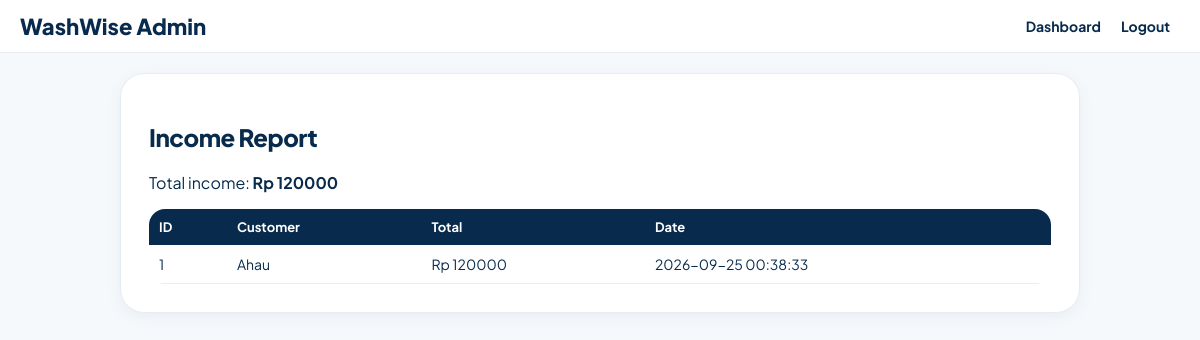
Screenshot of /admin/report.php (signed in) with the database file from the repository.
### tables this page shows
CREATE TABLE `orders` (
  `id` int(11) NOT NULL,
  `user_id` int(11) DEFAULT NULL,
  `service_id` int(11) DEFAULT NULL,
  `weight` float DEFAULT 0,
  `total_price` int(11) DEFAULT 0,
  `service_type` varchar(20) DEFAULT NULL,
  `pickup_date` varchar(20) DEFAULT NULL,
  `pickup_address` text DEFAULT NULL,
  `notes` text DEFAULT NULL,
  `status` varchar(20) DEFAULT 'Waiting',
  `order_date` timestamp NOT NULL DEFAULT current_timestamp()
);

CREATE TABLE `users` (
  `id` int(11) NOT NULL,
  `name` varchar(100) DEFAULT NULL,
  `phone` varchar(20) DEFAULT NULL,
  `address` text DEFAULT NULL,
  `username` varchar(50) DEFAULT NULL,
  `password` varchar(255) DEFAULT NULL,
  `role` varchar(20) DEFAULT 'customer'
);

### admin/report.php (the view, shortened to what this page needs)
<?php include "../config.php";
$q = mysqli_query($conn, "SELECT orders.*, users.name as uname FROM orders JOIN users ON orders.user_id=users.id WHERE status='Delivered' ORDER BY id DESC");
$total = mysqli_fetch_assoc(mysqli_query($conn, "SELECT SUM(total_price) as s FROM orders WHERE status='Delivered'"))["s"];
?>
<html><head><title>Report</title><link rel="stylesheet" href="../style.css"></head>
<body>
<div class="navbar"><div class="logo">WashWise Admin</div><div><a href="dashboard.php">Dashboard</a><a href="../process.php?action=logout">Logout</a></div></div>
<div class="container"><div class="card"><h2>Income Report</h2>
<p>Total income: <b>Rp <?php echo $total; ?></b></p>
<table><tr><th>ID</th><th>Customer</th><th>Total</th><th>Date</th></tr>
<?php while($o=mysqli_fetch_assoc($q)){ echo "<tr><td>".$o["id"]."</td><td>".$o["uname"]."</td><td>Rp ".$o["total_price"]."</td><td>".$o["order_date"]."</td></tr>"; } ?>
</table></div></div>
</body></html>

### style.css (style rules this page uses)
:root { --white: #F6F9FC; --card: #FFFFFF; --sky: #E6EDF2; --blue: #C2632B; --blue-dark: #A0521F; --blue-light: #E08A4E; --gold: #FFB37D; --gold-dark: #C2632B; --dark: #082B4D; --muted: #42556A; --green: #1F6B43; --beige: #E6EDF2; --beige-dark: #8BA0B5; --aqua: #C2632B; --aqua-light: #E08A4E; }
* { box-sizing: border-box; }
body { margin: 0; font-family: 'Plus Jakarta Sans', Inter, Arial, sans-serif; background: var(--white); color: var(--dark); }
h1, h2, h3 { font-weight: 800; letter-spacing: -0.02em; color: var(--dark); }
.navbar { background: white; padding: 12px 20px; display: flex; justify-content: space-between; align-items: center; position: sticky; top: 0; border-bottom: 1px solid var(--sky); }
.navbar a { color: var(--dark); text-decoration: none; margin: 0 10px; font-weight: 700; font-size: 14px; }
.logo { font-size: 22px; font-weight: 800; color: var(--dark); }
.container { max-width: 1000px; margin: auto; padding: 20px; }
.card, form.box { background: var(--card); border: 1px solid var(--sky); border-radius: 24px; padding: 28px; margin-bottom: 15px; box-shadow: 0 4px 16px rgba(8,43,77,0.06); }
table { width: 100%; border-collapse: collapse; background: white; border-radius: 16px; overflow: hidden; }
th { background: var(--dark); color: white; padding: 10px; text-align: left; font-size: 13px; }
td { padding: 10px; border-bottom: 1px solid var(--sky); font-size: 14px; }

### rows the page displays
orders: id "1", user.name "Ahau", total_price "120000", order_date "2026-09-25 00:38:33"

### other values shown
$total "120000"
